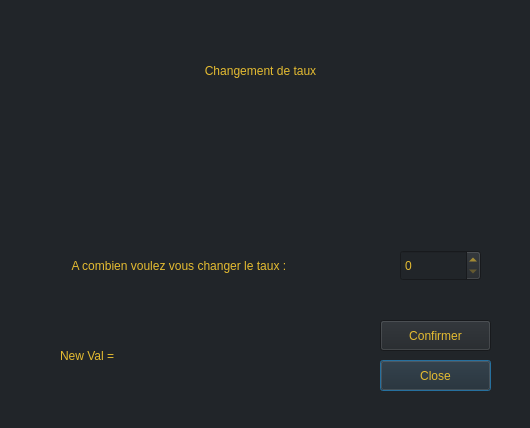
<?xml version="1.0" encoding="UTF-8"?>
<ui version="4.0">
 <class>TauxChange</class>
 <widget class="QDialog" name="TauxChange">
  <property name="geometry">
   <rect>
    <x>0</x>
    <y>0</y>
    <width>530</width>
    <height>428</height>
   </rect>
  </property>
  <property name="windowTitle">
   <string>Dialog</string>
  </property>
  <property name="styleSheet">
   <string notr="true">color: rgb(229, 188, 49);
font: italic 12pt &quot;Cambria&quot;;
background-color: rgb(33, 37, 41);</string>
  </property>
  <widget class="QLabel" name="Title">
   <property name="geometry">
    <rect>
     <x>110</x>
     <y>20</y>
     <width>301</width>
     <height>101</height>
    </rect>
   </property>
   <property name="styleSheet">
    <string notr="true">
font: italic 25pt &quot;Cambria&quot;;
</string>
   </property>
   <property name="text">
    <string>Changement de taux</string>
   </property>
   <property name="alignment">
    <set>Qt::AlignCenter</set>
   </property>
  </widget>
  <widget class="QLabel" name="Message">
   <property name="geometry">
    <rect>
     <x>10</x>
     <y>240</y>
     <width>341</width>
     <height>51</height>
    </rect>
   </property>
   <property name="styleSheet">
    <string notr="true">
font: italic 15pt &quot;Cambria&quot;;
</string>
   </property>
   <property name="text">
    <string>A combien voulez vous changer le taux : </string>
   </property>
   <property name="alignment">
    <set>Qt::AlignCenter</set>
   </property>
  </widget>
  <widget class="QSpinBox" name="NewTaux">
   <property name="geometry">
    <rect>
     <x>400</x>
     <y>250</y>
     <width>81</width>
     <height>31</height>
    </rect>
   </property>
   <property name="styleSheet">
    <string notr="true">border-color: rgb(229, 188, 49)</string>
   </property>
  </widget>
  <widget class="QPushButton" name="pushButton">
   <property name="geometry">
    <rect>
     <x>380</x>
     <y>360</y>
     <width>111</width>
     <height>31</height>
    </rect>
   </property>
   <property name="text">
    <string>Close</string>
   </property>
  </widget>
  <widget class="QPushButton" name="pushButton_2">
   <property name="geometry">
    <rect>
     <x>380</x>
     <y>320</y>
     <width>111</width>
     <height>31</height>
    </rect>
   </property>
   <property name="text">
    <string>Confirmer</string>
   </property>
  </widget>
  <widget class="QLabel" name="label">
   <property name="geometry">
    <rect>
     <x>60</x>
     <y>340</y>
     <width>91</width>
     <height>31</height>
    </rect>
   </property>
   <property name="text">
    <string>New Val = </string>
   </property>
  </widget>
  <widget class="QLabel" name="NewVal">
   <property name="geometry">
    <rect>
     <x>170</x>
     <y>340</y>
     <width>91</width>
     <height>31</height>
    </rect>
   </property>
   <property name="text">
    <string/>
   </property>
  </widget>
 </widget>
 <resources/>
 <connections/>
</ui>
